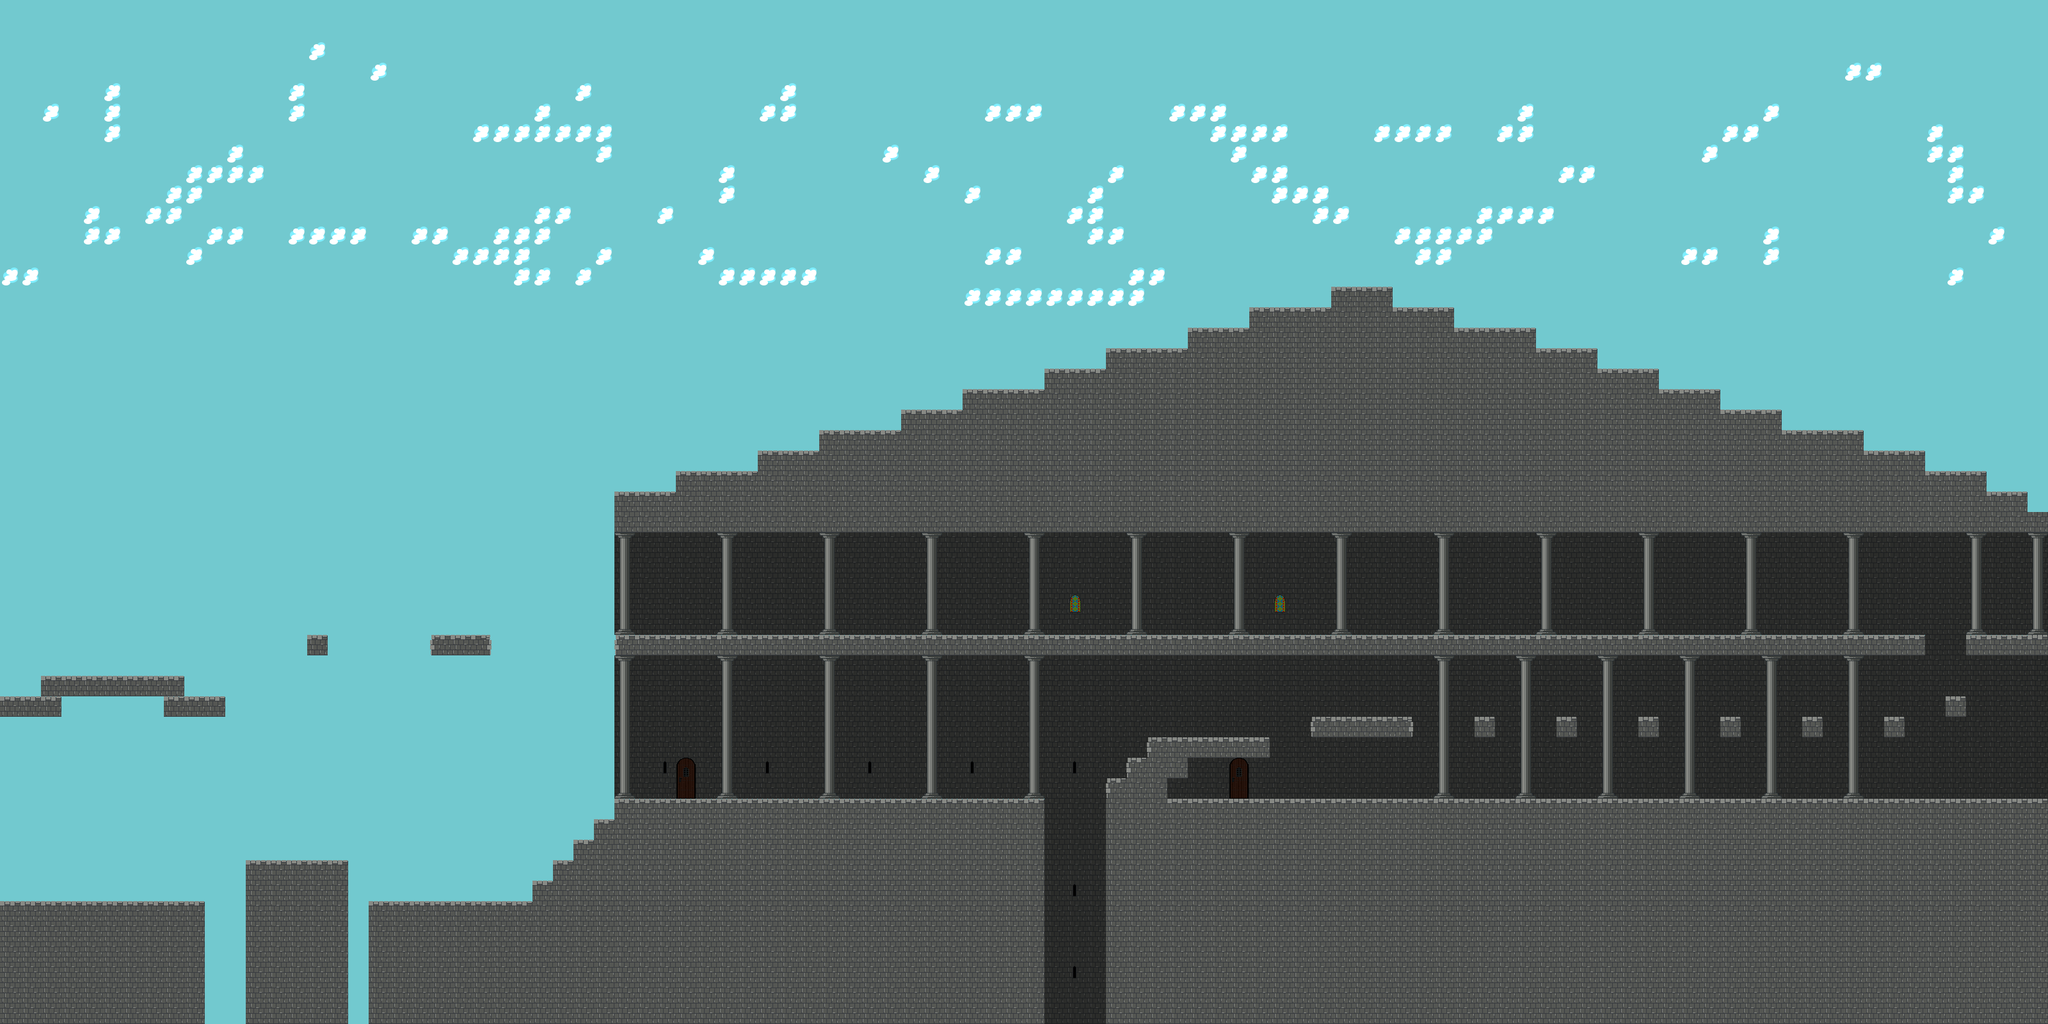

This game map was drawn from its Tiled (.tmx) file and the tilesets committed beside it. A one-line description and the trimmed map source follow:
An orthogonal 100x50 tile map with 32x32 px tiles, 3 tile layers (BackGround, BackGround2, collision), 10 tilesets and 97 objects (69x coin, 12x running_enemy, 10x ground_enemy, goal, player, ...).

<map version="1.0" tiledversion="1.1.1" orientation="orthogonal" renderorder="right-down" width="100" height="50" tilewidth="32" tileheight="32" infinite="0" nextobjectid="147">
 <tileset firstgid="1" name="coin" tilewidth="32" tileheight="32" tilecount="9" columns="9">
  <image source="../images/coin.png" width="288" height="32" />
 </tileset>
 <tileset firstgid="10" name="goal" tilewidth="35" tileheight="35" tilecount="1" columns="1">
  <image source="../images/goal.png" width="35" height="35" />
 </tileset>
 <tileset firstgid="11" name="castle" tilewidth="32" tileheight="32" spacing="1" tilecount="336" columns="24">
  <image source="../images/castle.png" width="791" height="461" />
 </tileset>
 <tileset firstgid="347" name="checkpoint" tilewidth="35" tileheight="35" tilecount="2" columns="2">
  <image source="../images/checkpoint.png" width="70" height="35" />
 </tileset>
 <tileset firstgid="349" name="heart" tilewidth="16" tileheight="16" tilecount="1" columns="1">
  <image source="../images/heart.png" width="16" height="16" />
 </tileset>
 <tileset firstgid="350" name="slime" tilewidth="16" tileheight="16" tilecount="4" columns="4">
  <image source="../images/slime.png" width="64" height="16" />
 </tileset>
 <tileset firstgid="354" name="red_slime" tilewidth="16" tileheight="16" tilecount="4" columns="4">
  <image source="../images/red_slime.png" width="64" height="16" />
 </tileset>
 <tileset firstgid="358" name="wizard" tilewidth="16" tileheight="16" tilecount="16" columns="4">
  <image source="../images/wizard.png" width="64" height="64" />
 </tileset>
 <tileset firstgid="374" name="fireball" tilewidth="16" tileheight="16" tilecount="1" columns="1">
  <image source="../images/fireball.png" width="16" height="16" />
 </tileset>
 <tileset firstgid="375" name="stone_enemy" tilewidth="16" tileheight="16" tilecount="1" columns="1">
  <image source="../images/rock.png" width="16" height="16" />
 </tileset>
 <layer name="BackGround" width="100" height="50">
  <data>[5000 cells, 5000 non-empty, 6 distinct tile ids]</data>
 </layer>
 <layer name="BackGround2" width="100" height="50">
  <data>[5000 cells, 591 non-empty, 8 distinct tile ids]</data>
 </layer>
 <layer name="collision" width="100" height="50">
  <properties>
   <property name="collision" value="true" />
  </properties>
  <data>[5000 cells, 435 non-empty, 4 distinct tile ids]</data>
 </layer>
 <objectgroup name="objects">
  <!-- 97 objects omitted --></objectgroup>
</map>
<!-- 97 of 97 objects omitted -->
